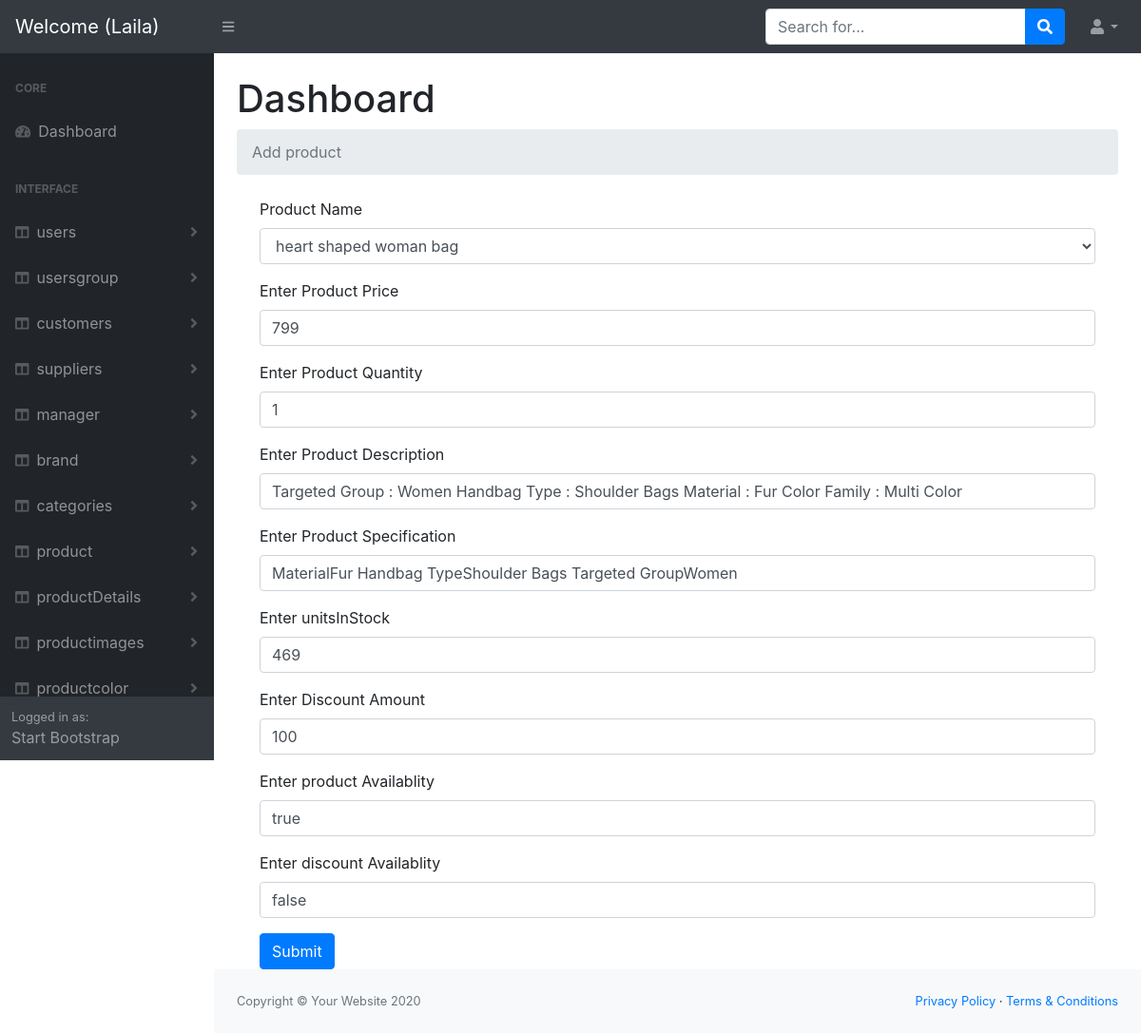
Screenshot of /Dashboard/admin/productDetails/edit.php?id=36 (signed in) with the database file from the repository.
### tables this page shows
CREATE TABLE `productdetails` (
  `id` int(11) NOT NULL,
  `product_Id` int(11) NOT NULL,
  `color_id` int(11) NOT NULL,
  `size_id` int(11) NOT NULL,
  `productPrice` int(11) NOT NULL,
  `productQuntity` int(11) NOT NULL,
  `product_Description` text NOT NULL,
  `product_Specificaton` text NOT NULL,
  `unitsInStock` int(11) NOT NULL,
  `Discount` int(11) NOT NULL,
  `productAvailablity` varchar(50) NOT NULL COMMENT 'yes or no',
  `discountAvailablity` varchar(50) NOT NULL COMMENT 'there is discount yes or no',
  `productMadeDate` datetime NOT NULL DEFAULT current_timestamp()
);

CREATE TABLE `product` (
  `id` int(11) NOT NULL,
  `productname` varchar(250) NOT NULL,
  `product_cat_id` int(11) NOT NULL,
  `product_brand_id` int(11) NOT NULL,
  `product_status` varchar(100) NOT NULL COMMENT 'New ,Old ,used',
  `featured` varchar(50) NOT NULL COMMENT 'to make the product featured (1)True or not (0)false'
);

### Dashboard/admin/helpers/functions.php (called while the page is built, shortened)
<?php
function Sanitize($input, $flag)
{
    $sanitize_var = $input;
    switch ($flag) {
        case 1:
            $sanitize_var = filter_var($sanitize_var, FILTER_SANITIZE_NUMBER_INT);
            break;
    }
    return $sanitize_var;
}

### Dashboard/admin/productDetails/edit.php (the view, shortened to what this page needs)
<?php
  include '../helpers/functions.php';
include '../helpers/dbconnection.php';
   $id = '';
   if($_SERVER['REQUEST_METHOD'] == "GET"){
      $id  = Sanitize($_GET['id'],1);
    }
   $sql  ="SELECT * FROM `productdetails` WHERE `id`= $id";
   $op   = mysqli_query($conn,$sql);
   $FData = mysqli_fetch_assoc($op);
   $sql1 = "SELECT * FROM product";
   $op1  = mysqli_query($conn,$sql1);
    include '../header.php';
?>
  <body class="sb-nav-fixed">
<?php
    include '../nav.php';
?>
        <div id="layoutSidenav">
<?php
    include '../sidNave.php';
?>
            <div id="layoutSidenav_content">
                <main>
                    <div class="container-fluid">
                        <h1 class="mt-4">Dashboard</h1>
                        <ol class="breadcrumb mb-4">
                        <?php
                            if(isset($_SESSION['errors'])){
                               foreach($_SESSION['errors'] as $key =>  $value){
                                echo '* '.$key.' : '.$value.'<br>';
                               }
                             unset($_SESSION['errors']);
                             }else{
                        ?>
                        <li class="breadcrumb-item active">Add product </li>
                        <?php } ?>
                        </ol>
<div class="container">
 <form  method="post"  action="edit.php?id=<?php echo $FData['id'];?>"  enctype ="multipart/form-data">
                <div class="form-group">
                            <label for="exampleInput"> Product Name</label>
                            <select name="product_Id" class="form-control">
                                 <?php
                                     while($data1 = mysqli_fetch_assoc($op1)){
                                  ?>
                              <option value="<?php echo $data1['id'];?>"    <?php if($data1['id'] == $FData['product_Id'] ){ echo 'selected';}?>    >
                              <?php echo $data1['productname'];?></option>
                                   <?php } ?>
                            </select>
                 </div>
                <div class="form-group">
                     <label for="exampleInputEmail1">Enter Product Price</label>
                     <input type="text" name="productPrice"   value="<?php echo $FData['productPrice']; ?>"class="form-control" id="exampleInputName" aria-describedby=""
                         placeholder="Enter product price ">
                 </div>
                 <div class="form-group">
                     <label for="exampleInputEmail1">Enter Product Quantity</label>
                     <input type="text" name="productQuntity"   value="<?php echo $FData['productQuntity']; ?>"class="form-control" id="exampleInputName" aria-describedby=""
                         placeholder="Enter product Quantity">
                  </div>
                  <div class="form-group">
                     <label for="exampleInputEmail1">Enter Product Description</label>
                     <input type="text" name="product_Description"   value="<?php echo $FData['product_Description']; ?>"class="form-control" id="exampleInputName" aria-describedby=""
                         placeholder="Enter product Description">
                  </div>
                  <div class="form-group">
                     <label for="exampleInputEmail1">Enter Product Specification</label>
                     <input type="text" name="product_Specificaton"  value="<?php echo $FData['product_Specificaton']; ?>" class="form-control" id="exampleInputName" aria-describedby=""
                         placeholder="Enter product Specificaton">
                  </div>
                  <div class="form-group">
                     <label for="exampleInputEmail1">Enter unitsInStock </label>
                     <input type="text" name="unitsInStock" value="<?php echo $FData['unitsInStock']; ?>"  class="form-control" id="exampleInputName" aria-describedby=""
                         placeholder="Enter unitsInStock">
                  </div>
                  <div class="form-group">
                     <label for="exampleInputEmail1">Enter Discount Amount </label>
                     <input type="text" name="Discount" value="<?php echo $FData['Discount']; ?>" class="form-control" id="exampleInputName" aria-describedby=""
                         placeholder="Enter Discount">
                  </div>
                   <div class="form-group">
                     <label for="exampleInputEmail1">Enter product Availablity </label>
                     <input type="text" name="productAvailablity" value="<?php echo $FData['productAvailablity']; ?>" class="form-control" id="exampleInputName" aria-describedby=""
                         placeholder="Enter productAvailablity">
                    </div>
                    <div class="form-group">
                     <label for="exampleInputEmail1">Enter discount Availablity </label>
                     <input type="text" name="discountAvailablity" value="<?php echo $FData['discountAvailablity']; ?>" class="form-control" id="exampleInputName" aria-describedby=""
                         placeholder="Enter discountAvailablity">
                    </div>
                     <button type="submit"  name="submit"class="btn btn-primary">Submit</button>
</form>
</div>
              </div>
              </main>
 <?php
include '../footer.php';
 ?>

### rows the page displays
productdetails: product_Id "heart shaped woman bag", productPrice "799", productQuntity "1", product_Description "Targeted Group : Women Handbag Type : Shoulder Bags Material : Fur Color Family : Multi Color", product_Specificaton "MaterialFur Handbag TypeShoulder Bags Targeted GroupWomen", unitsInStock "469", Discount "100", productAvailablity "true", discountAvailablity "false"

### other values shown
$_SESSION['User']['firstName'] "Laila"
$data "users"
$data "usersgroup"
$data "customers"
$data "suppliers"
$data "manager"
$data "brand"
$data "categories"
$data "product"
$data "productDetails"
$data "productimages"
$data "productcolor"
